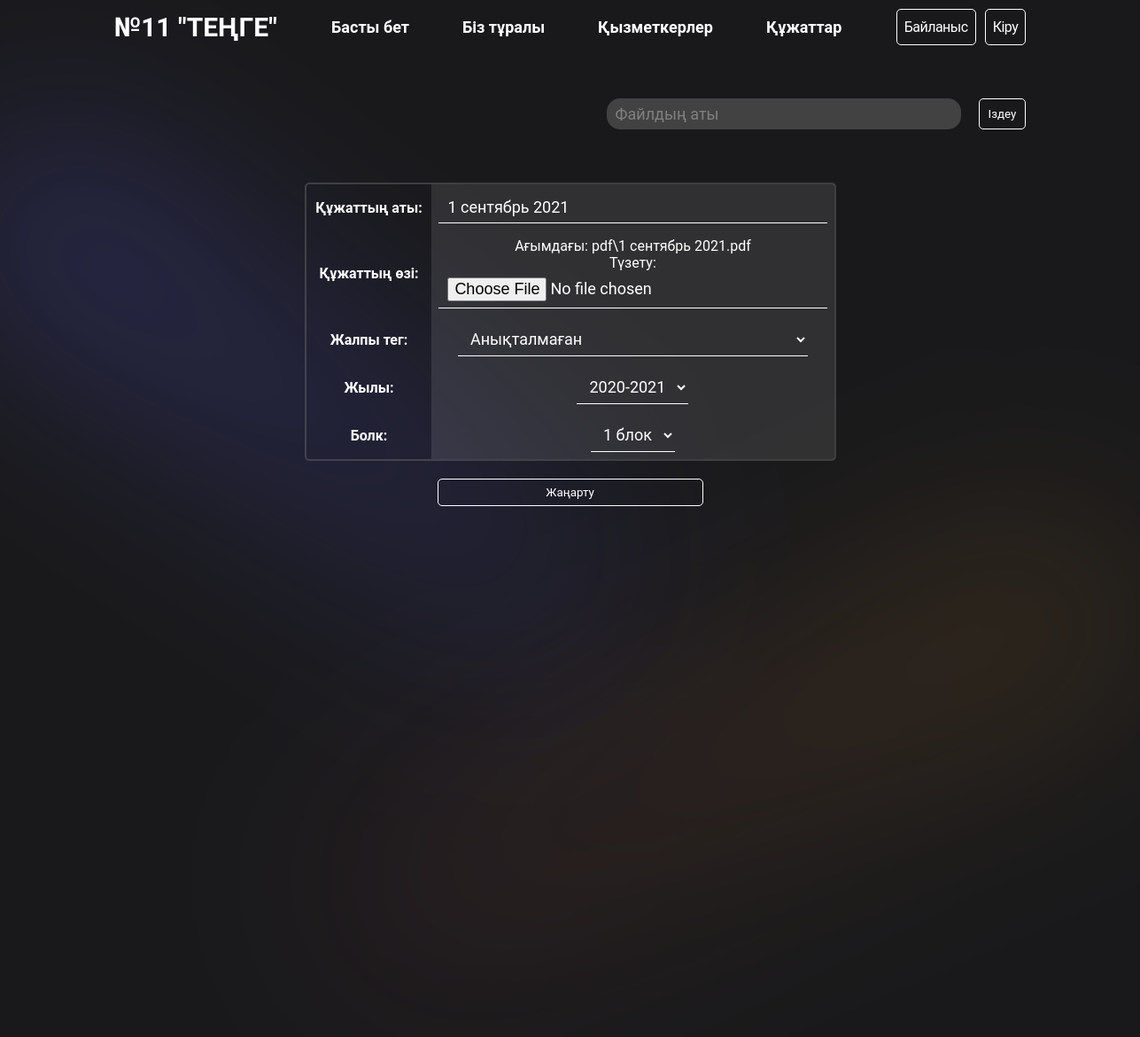
The app's page /file/3/update/ with its own data.
### app/models.py (models this page shows, shortened)
class File(models.Model):
    year_choices = [('2020-2021', '2020-2021'),
                    ('2021-2022', '2021-2022'),
                    ('2022-2023', '2022-2023'),
                    ('2023-2024', '2023-2024')]
    tag_choices = [
                   ('common', 'Анықталмаған'),
                   ('schedule', 'Кесте'),
                   ('course', 'Курс'),
                   ('methodist_cyclogram', 'Әдіскер циклограмасы'),
                   ('mad', 'МАД'),
                   ('methodist_monitoring', 'Әдіскер мониторинг'),
                   ('personal_development_map', 'Жеке даму картасы'),
                   ('monitoring', 'Мониторинг'),
                   ('group_cyclogram', 'Топтың циклограммасы'),
                   ('year_plan', 'Жалдық жоспар'),
                   ('gpp', 'Топтардың перспективалық жоспарлары'),
                   ('about', 'Біз туралы')]
    name = models.CharField(max_length=255)
    file = models.FileField(upload_to='pdf/', max_length=255)
    tag = models.CharField(
        max_length=100, default='common', choices=tag_choices)
    year = models.CharField(max_length=10, choices=year_choices)
    block = models.CharField(max_length=10, choices=block_choices)

### app/views.py (the view, shortened to what this page needs)
# urls.py: path('file/<int:pk>/update/', FileUpdateView.as_view(), name='update_file'),
class FileUpdateView(generic.UpdateView):
    form_class = FileForm
    template_name = 'file_update.html'
    success_url = reverse_lazy('all_files')
    def get_object(self, queryset=None):
        return get_object_or_404(File, id=self.kwargs['pk'])

### app/forms.py
class FileForm(ModelForm):
    class Meta:
        model = File
        fields = ('name','file','tag','year','block')
        labels = {
            'name': 'Құжаттың аты',
            'file': 'Құжаттың өзі',
            'tag': 'Жалпы тег',
            'year': 'Жылы',
            'block': 'Болк',
        }

### templates/file_update.html (shortened to what this page needs)
{% extends 'base.html' %} {% block content %}
<main>
  <form class="upload" method="post" enctype="multipart/form-data">
    <table>
    {{form.as_table}}
  </table>
    <button type="submit">Жаңарту</button>
  </form>
</main>
{% endblock %}

### static/style.css (style rules this page uses)
* { margin: 0; padding: 0; box-sizing: border-box; font-family: "Roboto", sans-serif; }
html { scroll-behavior: smooth; }
body { display: flex; flex-direction: column; height: 100vh; background: #19191b; color: #fff; overflow-x: hidden; }
table { margin: 0; width: 100%; border: 2px solid #6c6c6c75; padding: 0; border-spacing: 0; border-radius: 5px; }
tr > td { padding: 8px; margin: 0; background-color: rgba(255, 255, 255, 0.1); }
th, td { padding: 8px; }
tr > td > a { color: white; text-decoration: none; }
table > tbody > tr > th { text-align: center; }
table { text-align: center; }
.upload { display: flex; flex-direction: column; width: 70%; max-width: 600px; margin: 0 auto; gap:20px; }
.upload input { width: 100%; padding: 7px 10px; font-size: 18px; outline: none; border: none; background: none; border-bottom: 1px solid white; caret-color: white; color: white; }
.upload select { padding: 7px 10px; font-size: 18px; outline: none; border: none; background: none; border-bottom: 1px solid white; caret-color: white; color: white; cursor: pointer; }
.upload select option { padding: 7px 10px; font-size: 18px; outline: none; background-color: #8e8eea; color: white; cursor: pointer; }
.upload button { width: 50%; max-width: 300px; margin: 0 auto; padding: 7px 10px; border-radius: 5px; cursor: pointer; background-color: transparent; border: 1px solid white; color: white; margin-bottom: 20px; }

### records on screen
File: name "1 сентябрь 2021", tag "Анықталмаған", year "2020-2021", block "1 блок"
